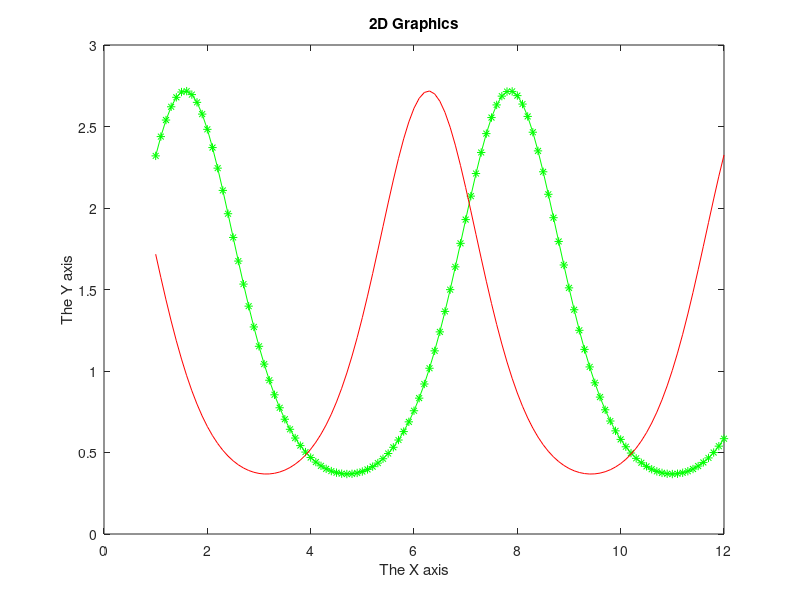

Reproduce this figure in MATLAB. (Note: this script raises an error after producing the figure.)
%%A.) Consider the 6 arrays

a = 3;
b = [2 3];
c = [5;1];
d = [1 2;3 4];
e = [1 3;2 4];
f = eye(2);

%%B.) Debugging & Breakpoints

g = a * b;
h = a * d;
k = b * c;
l = c * b;
m = b .* c;
n = d * e;
n1 = e .* d;
n2 = d .* e;
n3 = b * d;
%N = d * b instead of * you need to use .* for matrix muiltiplication
M = a * e;
O = e * a;
p = e .* a;
q = e * f;

%%C.) Colon Operator

odd_up = (1:2:100);
odd_down = (99:-2:1);
minus_one = cos(pi*odd_up);
plus_minus = (-1).^(2:51);

%%D.) 
x = 1: .1: 12;
y = exp(sin(x));
plot (x,y,'g-*'); 
hold on;
y=exp(cos(x));
plot(x,y,'r-');
title('2D Graphics');
xlabel('The X axis');
ylabel('The Y axis');
figure(1);
hold off;


%2.) A.) Volume of a Cylinder
radius = input('radius : ');
height = input('height : ');
v = vol(radius, height);
fprintf("Volume = %.5f \n", v);
a = area(radius, height);
fprintf("Area = %.5f \n", a);

figure(2)
x = [-6 -6 -7 0 7 6 6 -3 -3 0 0 ; -7 2 1 8 1 2 -7 -7 -2 -2 -7];
plot(x(1,:),x(2,:),'r.')

hold on; 

A1= [0.5, 0 ; 0, 1]
A2= [1, 0 ; 0, 0.5]
A3= [0, 1 ; 0.5, 0]
A4= [0.5, 0 ; 0, -1]

A1x = A1 * x;
A2x = A2 * x; 
A3x = A3 * x;
A4x = A4 * x;

plot((A1x),(A2x),(A3x),(A4x), 'r.-');
hold on;

plot(x(1,:),x(2,:),'g');
hold off;

%Volume of a Cylinder
function [v] = vol(radius, height)
    v = pi * radius^2 * height;
end

%4.)Area of a Cylinder
function [a] = area(radius, height)
    a = (2*pi*radius^2) + (2*pi*radius*height);
end
